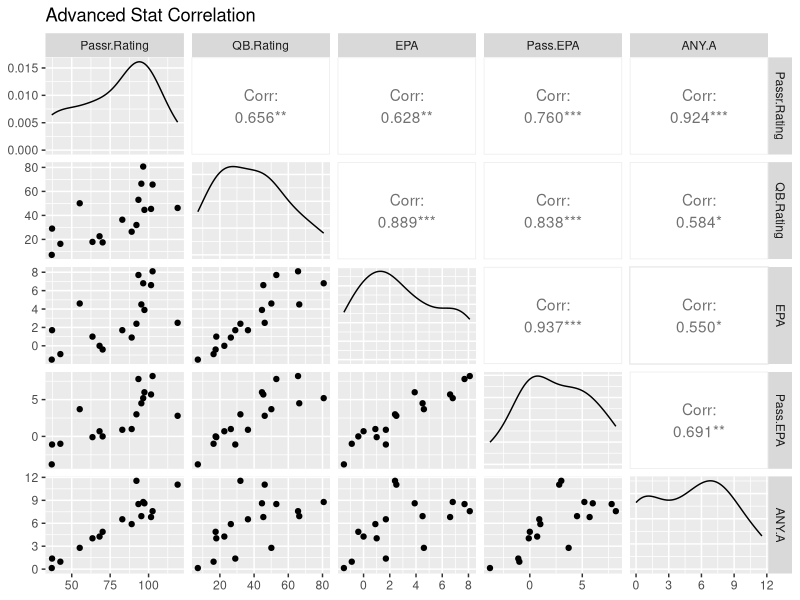

This figure's R source: (Note: this script raises an error after producing the figure.)
## ---- chunk 1
knitr::opts_chunk$set(echo = TRUE)
## ---- chunk 2
library("tidyverse")
library("GGally")
Rookies <- read.csv("2021 rookies.csv")
## ---- chunk 3
Rookies$ANY.A <- as.numeric(Rookies[,13])
Rookies$Week <- as.factor(Rookies[,2])
## ---- chunk 4
head(Rookies)
summary(Rookies)
## ---- chunk 5
cor(Rookies[, c(5,6,seq(11,13,1))])
ggpairs(Rookies, columns = c(5,6,seq(11,13,1)),title = 'Advanced Stat Correlation')
## ---- chunk 6
ggplot(data=Rookies, aes(x=QB.Rating, y=EPA, color=Player,shape=Result)) +geom_point()+ ggtitle('EPA vs QBR')
ggplot(data=Rookies, aes(x=EPA, y=ANY.A, color=Player,shape=Result)) +geom_point()+ggtitle('ANY/A vs EPA')
ggplot(data=Rookies, aes(x=ANY.A, y=QB.Rating, color=Player,shape=Result)) +geom_point()+ggtitle('QBR vs ANY/A')
ggplot(data=Rookies, aes(x=Week, y = QB.Rating, color=Player,shape=Result)) +geom_point()+ggtitle('Rookie\'s QBR Weekly')
## ---- chunk 7
ggplot(Rookies,aes(x=Player,y=EPA))+geom_boxplot()+ggtitle('Rookie\'s EPA')
ggplot(Rookies,aes(x=Player,y=QB.Rating))+geom_boxplot()+ggtitle('Rookie\'s QBR')
ggplot(Rookies,aes(x=Player,y=ANY.A))+geom_boxplot()+ggtitle('Rookie\'s ANY/A')
## ---- chunk 8
Lawerence <- Rookies[1:11,]
sum(Lawerence$Result == 'W')
Jones <- Rookies[12:23,]
sum(Jones$Result == 'W')
Wilson <- Rookies[24:29,]
sum(Wilson$Result == 'W')
Mills <- Rookies[30:35,]
sum(Mills$Result == 'W')
Fields <- Rookies[36:42, ]
sum(Fields$Result == 'W')
winning <- data.frame(Player=c('Lawerence','Jones','Wilson','Mills','Field'),number_of_wins=c(2,8,2,0,2))
ggplot(winning,aes(x=Player,y=number_of_wins)) + geom_col() + ggtitle('Rookie Wins')
